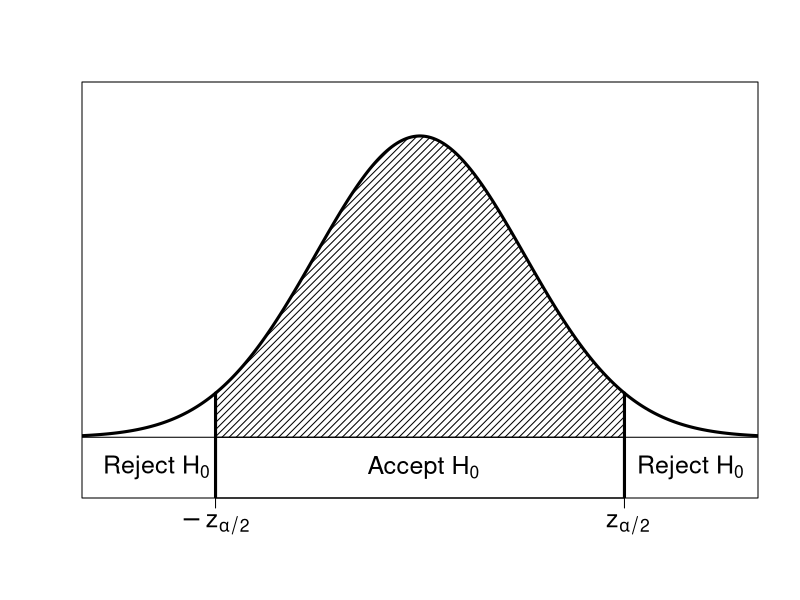
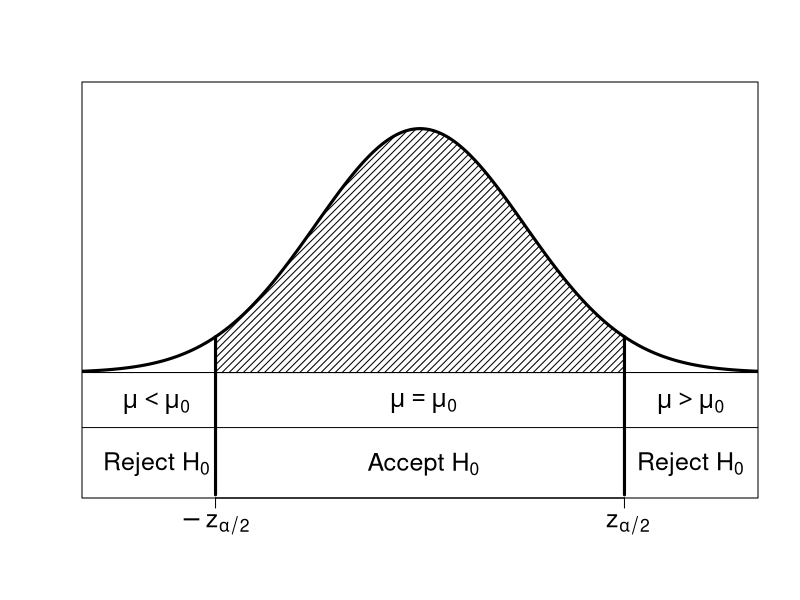
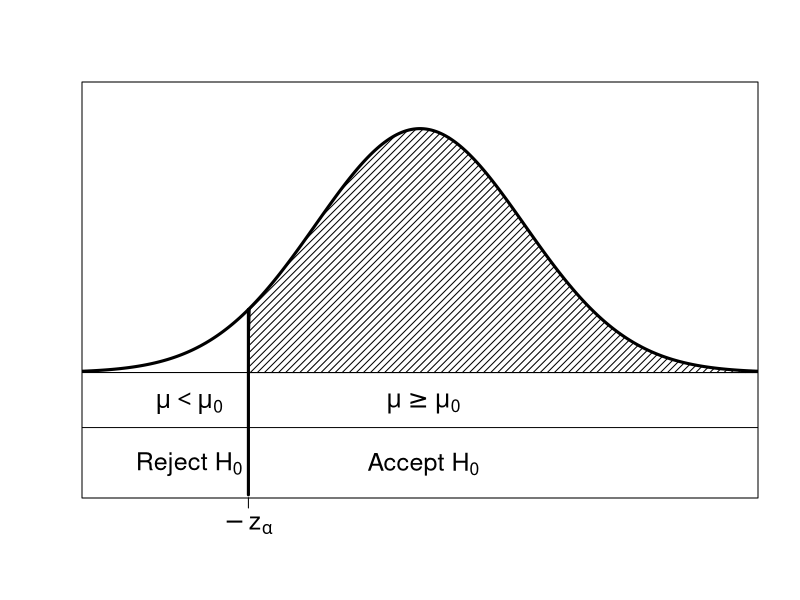
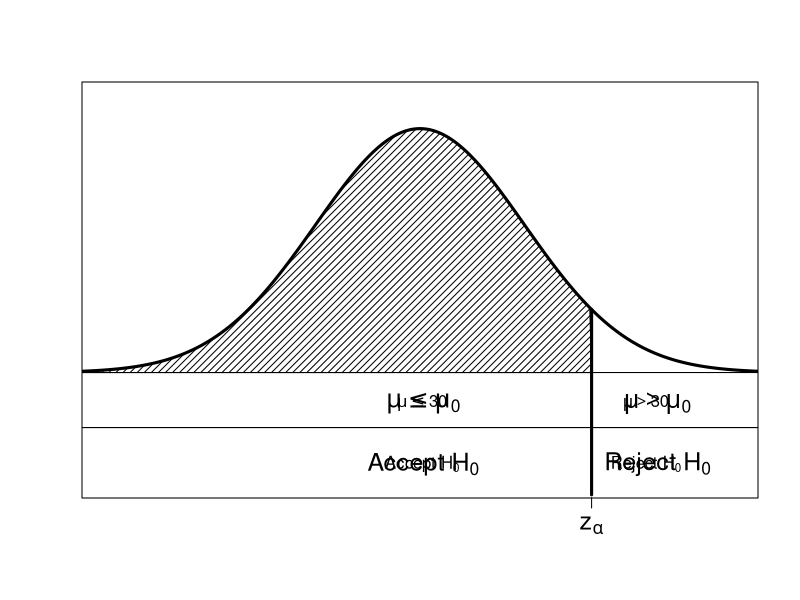

Source code (R) for these figures, in order:
z <- seq(-3.5,3.5,len=300)
z <- sort(c(z, seq(-3,3,by=1)))


y <- dnorm(z,0,1)

dev.new(width=11,height=4)

plot(z, y, type="l", xlim=c(-3,3), ylim=c(-0.06,0.45), xaxt="n", yaxt="n", xlab="", ylab="", lwd=3)

alpha <- 0.05

# alpha <- 0.2

ci <- qnorm(alpha/2, mean=0, sd=1, lower=F)

axis(1,at=c(-ci,ci),labels=c(expression(-z[alpha/2]),~z[alpha/2]), cex.axis=1.5)

lines(c(-ci,-ci), c(-0.1, dnorm(-ci,mean=0,sd=1)), col=1, lwd=3)
lines(c(ci,ci), c(-0.1, dnorm(ci,mean=0,sd=1)), col=1, lwd=3)

polygon(c(-ci,z[z>=-ci & z<=ci],ci),c(0,y[z>=-ci & z<=ci],0),col=1,density=20,lwd=1)
abline(h=0)

text(x=-ci-0.6,y=-0.04,labels=~"Reject "*H[0], cex=1.5, col=1)
text(x=0,y=-0.04,labels=~"Accept "*H[0], cex=1.5, col=1)
text(x=ci+0.6,y=-0.04,labels=~"Reject "*H[0], cex=1.5, col=1)


############

set.seed(51291)


x <- round(rnorm(4,2.5,0.2),2)

sum(x)
sum(x^2)

sum(x)/4

sqrt((24.3726 - 4*(2.465^2))/3)

t.test(x,mu=2.5)

mean(x)
sd(x)

######

z <- seq(-3.5,3.5,len=300)
z <- sort(c(z, seq(-3,3,by=1)))


dev.new(width=11,height=4)

plot(z, y, type="l", xlim=c(-3,3), ylim=c(-0.18,0.45), xaxt="n", yaxt="n", xlab="", ylab="", lwd=3)

alpha <- 0.05

# alpha <- 0.2

ci <- qnorm(alpha/2, mean=0, sd=1, lower=F)

axis(1,at=c(-ci,ci),labels=c(expression(-z[alpha/2]),~z[alpha/2]), cex.axis=1.5)

lines(c(-ci,-ci), c(-0.2, dnorm(-ci,mean=0,sd=1)), col=1, lwd=3)
lines(c(ci,ci), c(-0.2, dnorm(ci,mean=0,sd=1)), col=1, lwd=3)

polygon(c(-ci,z[z>=-ci & z<=ci],ci),c(0,y[z>=-ci & z<=ci],0),col=1,density=20,lwd=1)
abline(h=0)


text(x=-ci-0.6,y=-0.05,labels=~mu<mu[0], cex=1.5, col=1)
text(x=0,y=-0.05,labels=~mu==mu[0], cex=1.5, col=1)
text(x=ci+0.6,y=-0.05,labels=~mu>mu[0], cex=1.5, col=1)

abline(h=-0.09)

text(x=-ci-0.6,y=-0.15,labels=~"Reject "*H[0], cex=1.5, col=1)
text(x=0,y=-0.15,labels=~"Accept "*H[0], cex=1.5, col=1)
text(x=ci+0.6,y=-0.15,labels=~"Reject "*H[0], cex=1.5, col=1)


####################

z <- seq(-3.5,3.5,len=300)
z <- sort(c(z, seq(-3,3,by=1)))


dev.new(width=11,height=4)

plot(z, y, type="l", xlim=c(-3,3), ylim=c(-0.18,0.45), xaxt="n", yaxt="n", xlab="", ylab="", lwd=3)

alpha <- 0.05

# alpha <- 0.2

ci <- qnorm(alpha, mean=0, sd=1, lower=F)

axis(1,at=c(-ci),labels=c(expression(-z[alpha])), cex.axis=1.5)

lines(c(-ci,-ci), c(-0.2, dnorm(-ci,mean=0,sd=1)), col=1, lwd=3)
polygon(c(-ci,z[z>=-ci],3.5),c(0,y[z>=-ci],0),col=1,density=20,lwd=1)
abline(h=0)


text(x=-ci-0.6,y=-0.05,labels=~mu<mu[0], cex=1.5, col=1)
text(x=0,y=-0.05,labels=~mu>=mu[0], cex=1.5, col=1)

abline(h=-0.09)

text(x=-ci-0.6,y=-0.15,labels=~"Reject "*H[0], cex=1.5, col=1)
text(x=0,y=-0.15,labels=~"Accept "*H[0], cex=1.5, col=1)


#####


z <- seq(-3.5,3.5,len=300)
z <- sort(c(z, seq(-3,3,by=1)))


dev.new(width=11,height=4)

plot(z, y, type="l", xlim=c(-3,3), ylim=c(-0.18,0.45), xaxt="n", yaxt="n", xlab="", ylab="", lwd=3)

alpha <- 0.05

# alpha <- 0.01

ci <- qnorm(alpha, mean=0, sd=1, lower=F)


axis(1,at=c(ci),labels=c(expression(z[alpha])), cex.axis=1.5)

# axis(1,at=c(ci),labels=2.33, cex.axis=1)

lines(c(ci,ci), c(-0.2, dnorm(ci,mean=0,sd=1)), col=1, lwd=3)

polygon(c(-3.5,z[z<=ci],ci),c(0,y[z<=ci],0),col=1,density=20,lwd=1)
abline(h=0)


text(x=0,y=-0.05,labels=~mu<=mu[0], cex=1.5, col=1)
text(x=ci+0.6,y=-0.05,labels=~mu>mu[0], cex=1.5, col=1)

abline(h=-0.09)

text(x=0,y=-0.15,labels=~"Accept "*H[0], cex=1.5, col=1)
text(x=ci+0.6,y=-0.15,labels=~"Reject "*H[0], cex=1.5, col=1)



text(x=0,y=-0.05,labels=~mu<=30, cex=1, col=1)
text(x=ci+0.5,y=-0.05,labels=~mu>30, cex=1, col=1)

abline(h=-0.09)

text(x=0,y=-0.15,labels=~"Accept "*H[0], cex=1, col=1)
text(x=ci+0.5,y=-0.15,labels=~"Reject "*H[0], cex=1, col=1)




###########
